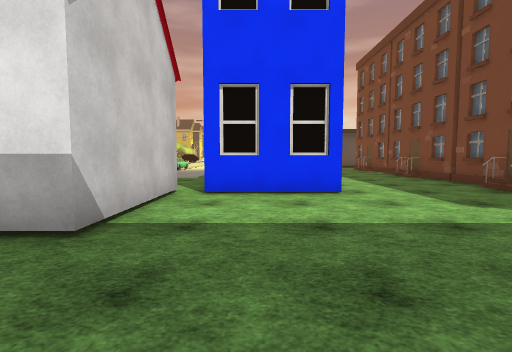
view 1 (above)

23 first-person views from a walk through a scene from a Unity 3-D project. The camera is 1.3 m above the floor, tilts 4° down and sees 85° across. The floor is counted in squares, 2 m on a side. Each view is taken from the middle of a square. On the plan, view 1 faces up. The plan holds only what a view shows up to about 9 squares ahead; the rest is blank. The place goes on beyond the plan. The player is left out. Some animated figures are left out. Some surface patterns are stand-ins.

view 2
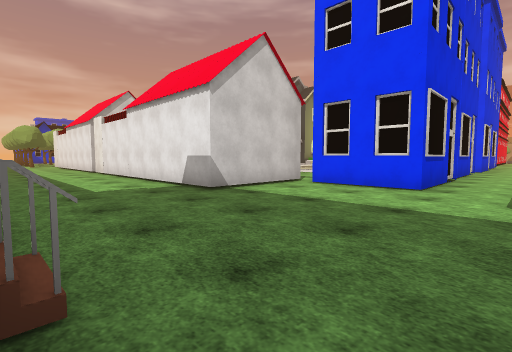

view 3
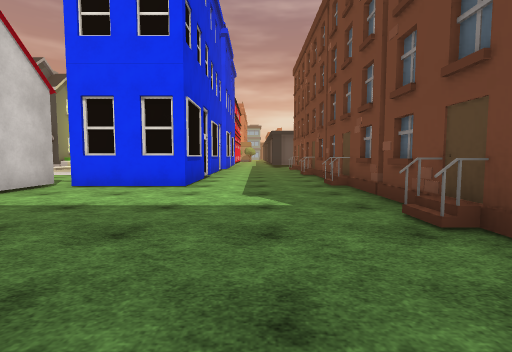

view 4
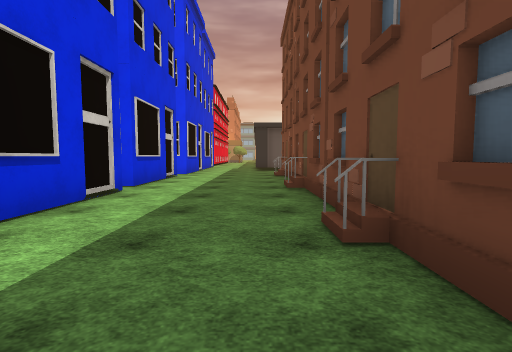

view 5
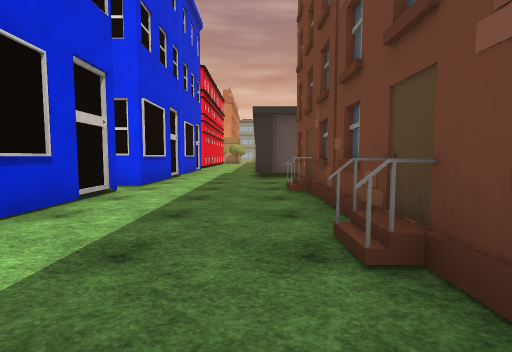

view 6
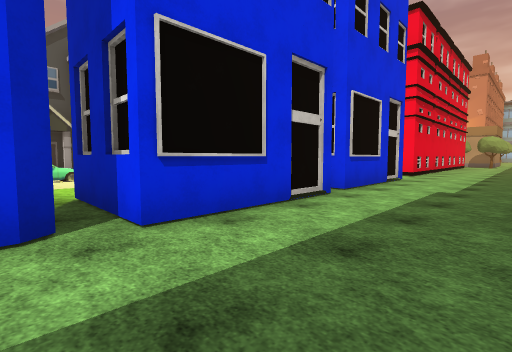

view 7
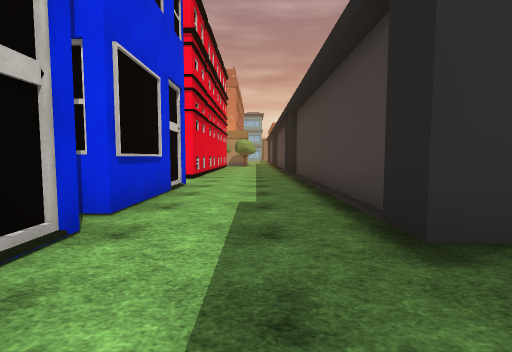

view 8
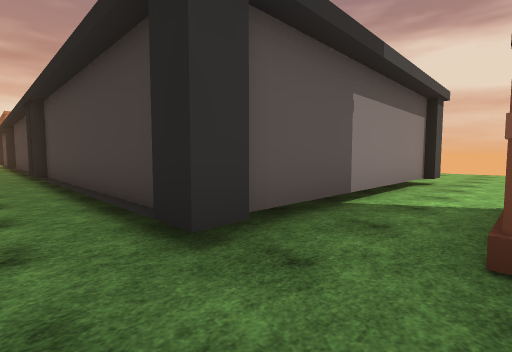

view 9
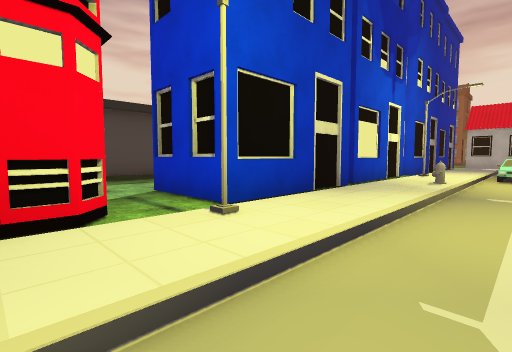

view 10
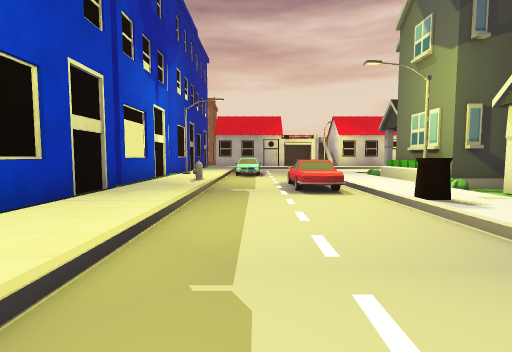

view 11
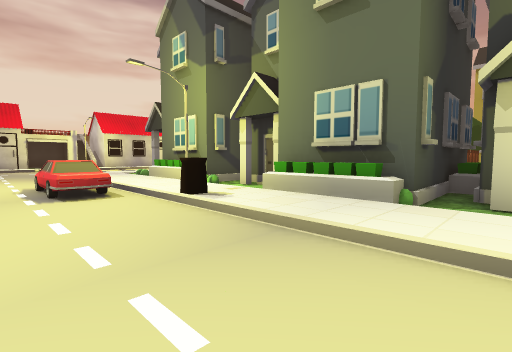

view 12
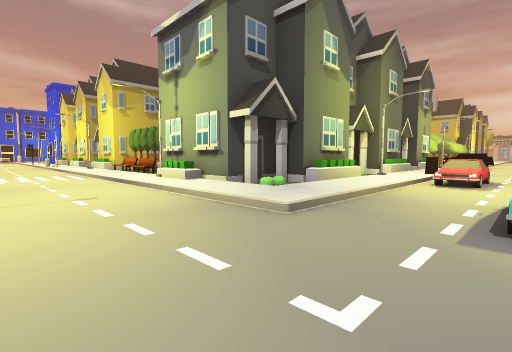

view 13
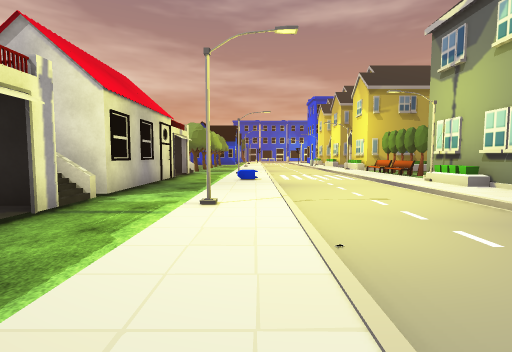

view 14
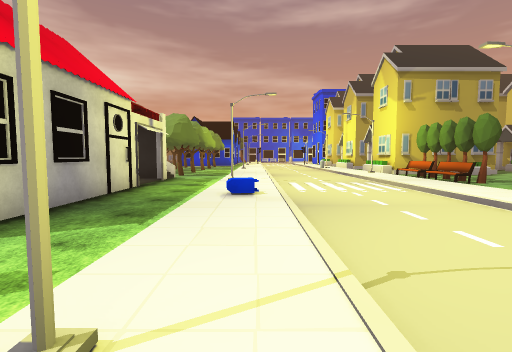

view 15
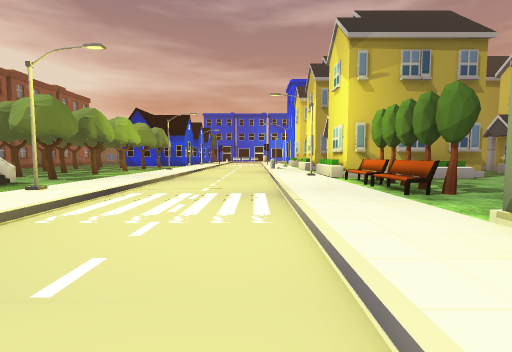

view 16
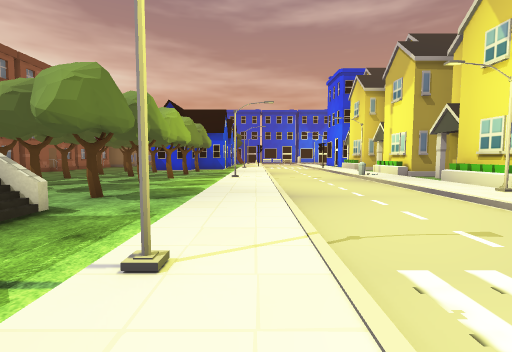

view 17
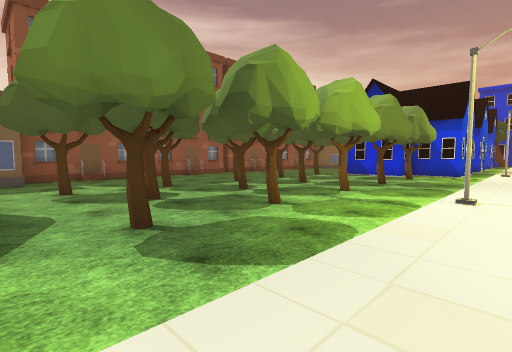

view 18
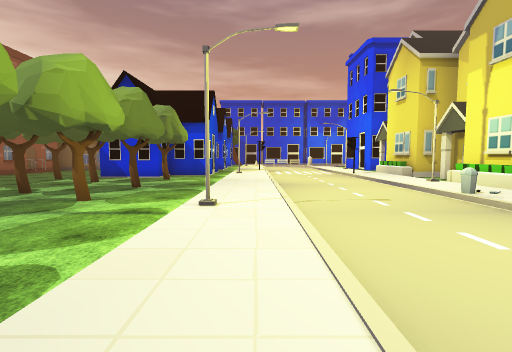

view 19
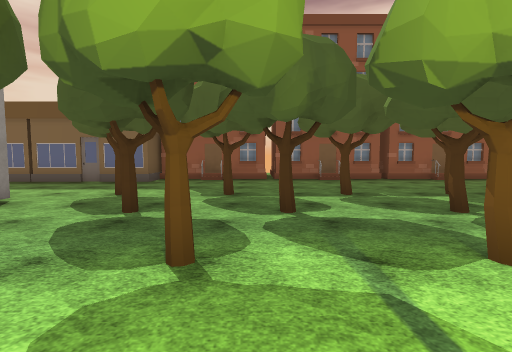

view 20
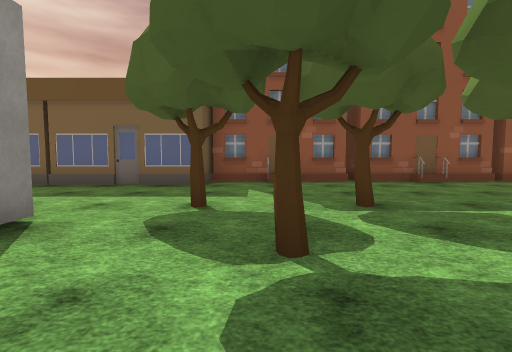

view 21
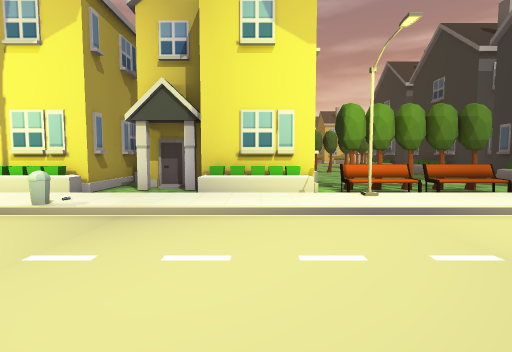

view 22
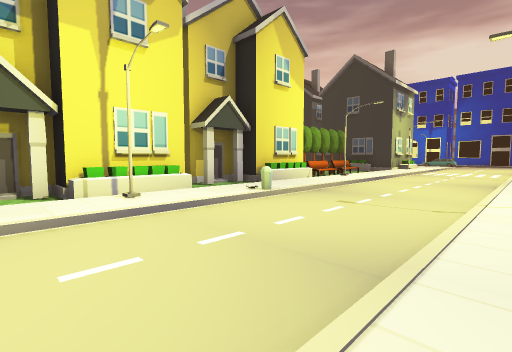

view 23
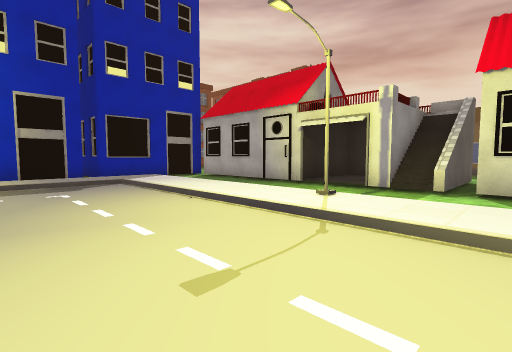

### Floor plan
Key: @ floor where view 1 was taken; # wall or solid block; x gap in a wall; . main floor; : floor 0.25 m higher than the main floor; + floor 0.5 m higher than the main floor; / step, stairs or slope; H house; B building; C car; I bin; T tree; O other object.
Columns run from 27 left of view 1 to 14 right of it. Each row starts with its distance up from view 1.
 23                   #.:/../:B #..##
 22                ####///../:. #../#
 21                    H:/../#...../#
 20                    H:/../:B##../#
 19                   #.:I../:###../#
 18         #.        #.#//./:###../#
 17     H   #..    #  ##:/C./:###../#
 16    #H   #......#  #H://.O:###..#######....
 15 ####.####.....    ##:/../:###.............
 14 H###..###TTTT..   # :/.///###...#  ....
 13 ///////////////####///.C/:##B...H
 12 ::::I::::::::::::::::/.C/:B##...#
 11 ......................../:###...#
 10 ......................../:###...#
  9 ......................../:###...H
  8 :::::::::::::::/::::::::::##B...#
  7 /////#//////#//////#//////###...#
  6 ........................... #...#
  5 T.T.T..T.T.H//####HH//####x##...#
  4 ...........H     ##H     #......H
  3 .T.T..T.T..       #  #   #......H
  2 ...........       . HH..........#
  1 T.T.T..T.T..      ..............#
  0 .............      ........@....
 -1 ............H          ....H#H.
 -2 +HH.#HH##.
 -3   # ##  ##

Positions as (right, up) in squares from view 1, and headings:
1: (0, 0), facing up
2: (3, -1), facing up-left
3: (3, -1), facing up
4: (4, 3), facing up
5: (4, 7), facing up
6: (4, 12), facing up-left
7: (3, 14), facing up
8: (3, 14), facing up-right
9: (-4, 23), facing down-right
10: (-4, 23), facing down
11: (-4, 23), facing down-left
12: (-4, 9), facing up-left
13: (-4, 8), facing left
14: (-7, 8), facing left
15: (-10, 11), facing left
16: (-13, 8), facing left
17: (-17, 8), facing down-left
18: (-18, 8), facing left
19: (-21, 7), facing down
20: (-19, 5), facing down
21: (-20, 8), facing up
22: (-27, 8), facing up-right
23: (-10, 11), facing down-right
